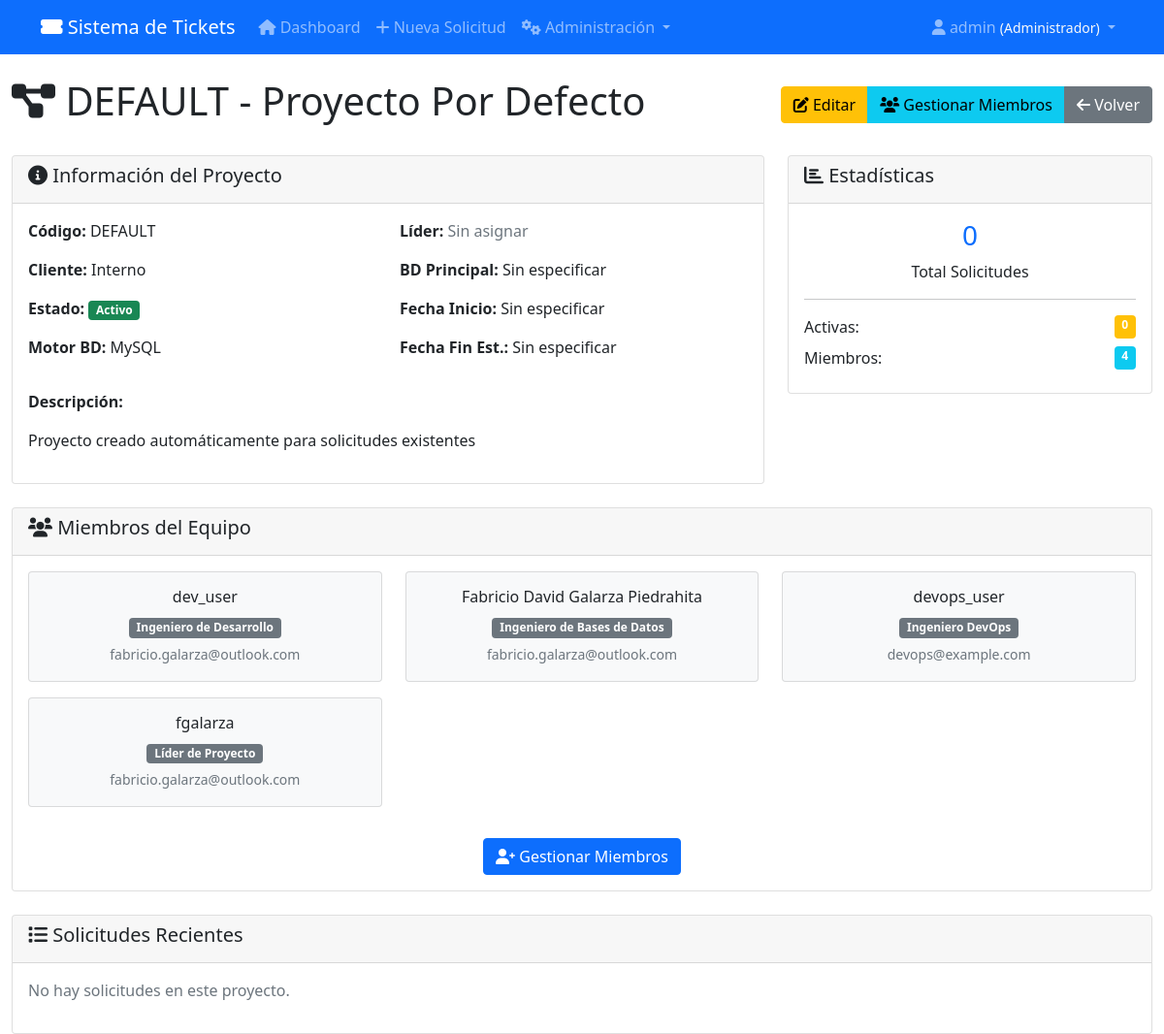
Screenshot of /proyectos/1/ (signed in) with the database file from the repository.
### tickets/models.py (models this page shows, shortened)
class UserProfile(models.Model):
    ROLES = [
        ('dev', 'Ingeniero de Desarrollo'),
        ('db', 'Ingeniero de Bases de Datos'),
        ('devops', 'Ingeniero DevOps'),
        ('admin', 'Administrador'),
        ('lider', 'Líder de Proyecto'),
    ]
    user = models.OneToOneField(User, on_delete=models.CASCADE, related_name='profile')
    role = models.CharField(max_length=10, choices=ROLES, default='dev')
    proyectos_asignados = models.ManyToManyField(Proyecto, blank=True,
                                               related_name='miembros_equipo',
                                               verbose_name="Proyectos Asignados")
    departamento = models.CharField(max_length=100, blank=True, verbose_name="Departamento")
    telefono = models.CharField(max_length=20, blank=True, verbose_name="Teléfono")
    activo = models.BooleanField(default=True, verbose_name="Activo")
    fecha_creacion = models.DateTimeField(auto_now_add=True)

class Proyecto(models.Model):
    nombre = models.CharField(max_length=100, unique=True, verbose_name="Nombre del Proyecto")
    codigo = models.CharField(max_length=20, unique=True, verbose_name="Código del Proyecto",
                             help_text="Código único para identificar el proyecto (ej: PROJ001)")
    descripcion = models.TextField(blank=True, verbose_name="Descripción")
    cliente = models.CharField(max_length=100, blank=True, verbose_name="Cliente")
    lider_proyecto = models.ForeignKey(User, on_delete=models.SET_NULL, null=True, blank=True,
                                      related_name='proyectos_liderados', verbose_name="Líder del Proyecto")
    base_datos_principal = models.CharField(max_length=100, blank=True, verbose_name="Base de Datos Principal")
    motor_bd = models.CharField(max_length=50, choices=[
        ('mysql', 'MySQL'),
        ('postgresql', 'PostgreSQL'),
        ('sqlserver', 'SQL Server'),
        ('oracle', 'Oracle'),
        ('sqlite', 'SQLite')
    ], default='mysql', verbose_name="Motor de Base de Datos")
    ESTADOS_PROYECTO = [
        ('activo', 'Activo'),
        ('en_pausa', 'En Pausa'),
        ('finalizado', 'Finalizado'),
        ('cancelado', 'Cancelado'),
    ]
    estado = models.CharField(max_length=20, choices=ESTADOS_PROYECTO, default='activo', verbose_name="Estado")
    fecha_inicio = models.DateField(null=True, blank=True, verbose_name="Fecha de Inicio")
    fecha_fin_estimada = models.DateField(null=True, blank=True, verbose_name="Fecha de Fin Estimada")
    fecha_creacion = models.DateTimeField(auto_now_add=True, verbose_name="Fecha de Creación")
    fecha_actualizacion = models.DateTimeField(auto_now=True, verbose_name="Última Actualización")
    configuraciones = models.JSONField(default=dict, blank=True, verbose_name="Configuraciones Adicionales",
                                     help_text="Configuraciones específicas del proyecto en formato JSON")
    activo = models.BooleanField(default=True, verbose_name="Activo")
    class Meta:
        verbose_name = "Proyecto"
        verbose_name_plural = "Proyectos"
        ordering = ['nombre']
    def get_solicitudes_activas(self):
        return self.solicitudes.exclude(estado__in=['finalizada', 'cancelada']).count()

### tickets/views.py (the view)
# urls.py: path('proyectos/<int:pk>/', views.detalle_proyecto, name='detalle_proyecto'),
@login_required
def detalle_proyecto(request, pk):
    proyecto = get_object_or_404(Proyecto, pk=pk)
    user_profile = UserProfile.objects.get_or_create(user=request.user)[0]
    if not (user_profile.role == 'admin' or user_profile.puede_gestionar_proyecto(proyecto)):
        messages.error(request, 'No tienes permisos para ver este proyecto.')
        return redirect('dashboard')
    solicitudes = proyecto.solicitudes.all()
    stats = {
        'total_solicitudes': solicitudes.count(),
        'solicitudes_activas': proyecto.get_solicitudes_activas(),
        'solicitudes_por_estado': dict(solicitudes.values('estado').annotate(count=Count('estado')).values_list('estado', 'count')),
        'solicitudes_por_tipo': dict(solicitudes.values('tipo_solicitud').annotate(count=Count('tipo_solicitud')).values_list('tipo_solicitud', 'count')),
    }
    solicitudes_recientes = solicitudes.order_by('-fecha_creacion')[:10]
    miembros = User.objects.filter(profile__proyectos_asignados=proyecto)
    context = {
        'proyecto': proyecto,
        'stats': stats,
        'solicitudes_recientes': solicitudes_recientes,
        'miembros': miembros,
        'puede_editar': user_profile.role == 'admin',
        'user_profile': user_profile,
    }
    return render(request, 'tickets/detalle_proyecto.html', context)

### templates/tickets/detalle_proyecto.html (shortened to what this page needs)
{% extends 'base.html' %}
{% block content %}
<div class="row">
    <div class="col-12">
        <div class="d-flex justify-content-between align-items-center mb-4">
            <h1><i class="fas fa-project-diagram"></i> {{ proyecto.codigo }} - {{ proyecto.nombre }}</h1>
            <div class="btn-group">
                {% if puede_editar %}
                    <a href="{% url 'editar_proyecto' proyecto.pk %}" class="btn btn-warning">
                        <i class="fas fa-edit"></i> Editar
                    </a>
                    <a href="{% url 'asignar_miembros_proyecto' proyecto.pk %}" class="btn btn-info">
                        <i class="fas fa-users"></i> Gestionar Miembros
                    </a>
                {% endif %}
                <a href="{% url 'lista_proyectos' %}" class="btn btn-secondary">
                    <i class="fas fa-arrow-left"></i> Volver
                </a>
            </div>
        </div>
    </div>
</div>
<div class="row mb-4">
    <div class="col-md-8">
        <div class="card">
            <div class="card-header">
                <h5><i class="fas fa-info-circle"></i> Información del Proyecto</h5>
            </div>
            <div class="card-body">
                <div class="row">
                    <div class="col-md-6">
                        <p><strong>Código:</strong> {{ proyecto.codigo }}</p>
                        <p><strong>Cliente:</strong> {{ proyecto.cliente|default:"Sin especificar" }}</p>
                        <p><strong>Estado:</strong>
                            <span class="badge bg-{% if proyecto.estado == 'activo' %}success{% elif proyecto.estado == 'en_pausa' %}warning{% elif proyecto.estado == 'finalizado' %}info{% else %}danger{% endif %}">
                                {{ proyecto.get_estado_display }}
                            </span>
                        </p>
                        <p><strong>Motor BD:</strong> {{ proyecto.get_motor_bd_display }}</p>
                    </div>
                    <div class="col-md-6">
                        <p><strong>Líder:</strong>
                            {% if proyecto.lider_proyecto %}
                                {{ proyecto.lider_proyecto.get_full_name|default:proyecto.lider_proyecto.username }}
                            {% else %}
                                <span class="text-muted">Sin asignar</span>
                            {% endif %}
                        </p>
                        <p><strong>BD Principal:</strong> {{ proyecto.base_datos_principal|default:"Sin especificar" }}</p>
                        <p><strong>Fecha Inicio:</strong> {{ proyecto.fecha_inicio|date:"d/m/Y"|default:"Sin especificar" }}</p>
                        <p><strong>Fecha Fin Est.:</strong> {{ proyecto.fecha_fin_estimada|date:"d/m/Y"|default:"Sin especificar" }}</p>
                    </div>
                </div>
                {% if proyecto.descripcion %}
                <div class="mt-3">
                    <strong>Descripción:</strong>
                    <p class="mt-2">{{ proyecto.descripcion|linebreaks }}</p>
                </div>
                {% endif %}
            </div>
        </div>
    </div>
    <div class="col-md-4">
        <div class="card">
            <div class="card-header">
                <h5><i class="fas fa-chart-bar"></i> Estadísticas</h5>
            </div>
            <div class="card-body">
                <div class="text-center mb-3">
                    <h3 class="text-primary">{{ stats.total_solicitudes }}</h3>
                    <p class="mb-0">Total Solicitudes</p>
                </div>
                <hr>
                <div class="d-flex justify-content-between mb-2">
                    <span>Activas:</span>
                    <span class="badge bg-warning">{{ stats.solicitudes_activas }}</span>
                </div>
                <div class="d-flex justify-content-between mb-2">
                    <span>Miembros:</span>
                    <span class="badge bg-info">{{ miembros.count }}</span>
                </div>
            </div>
        </div>
    </div>
</div>
<div class="row mb-4">
    <div class="col-12">
        <div class="card">
            <div class="card-header">
                <h5><i class="fas fa-users"></i> Miembros del Equipo</h5>
            </div>
            <div class="card-body">
                {% if miembros %}
                    <div class="row">
                        {% for miembro in miembros %}
                        <div class="col-md-4 mb-3">
                            <div class="card bg-light">
                                <div class="card-body text-center">
                                    <h6>{{ miembro.get_full_name|default:miembro.username }}</h6>
                                    <p class="mb-1">
                                        <span class="badge bg-secondary">{{ miembro.profile.get_role_display }}</span>
                                    </p>
                                    <small class="text-muted">{{ miembro.email|default:"Sin email" }}</small>
                                </div>
                            </div>
                        </div>
                        {% endfor %}
                    </div>
                {% else %}
                    <p class="text-muted">No hay miembros asignados a este proyecto.</p>
                {% endif %}
                {% if puede_editar %}
                <div class="text-center mt-3">
                    <a href="{% url 'asignar_miembros_proyecto' proyecto.pk %}" class="btn btn-primary">
                        <i class="fas fa-user-plus"></i> Gestionar Miembros
                    </a>
                </div>
                {% endif %}
            </div>
        </div>
    </div>
</div>
<div class="row">
    <div class="col-12">
        <div class="card">
            <div class="card-header">
                <h5><i class="fas fa-list"></i> Solicitudes Recientes</h5>
            </div>
            <div class="card-body">
                {% if solicitudes_recientes %}
                    <div class="table-responsive">
                        <table class="table table-hover">
                            <thead>
                                <tr>
                                    <th>#</th>
                                    <th>Tipo</th>
                                    <th>Usuario</th>
                                    <th>Estado</th>
                                    <th>Fecha</th>
                                    <th>Acciones</th>
                                </tr>
                            </thead>
                            <tbody>
                                {% for solicitud in solicitudes_recientes %}
                                <tr>
                                    <td>{{ solicitud.id }}</td>
                                    <td>{{ solicitud.get_tipo_solicitud_display }}</td>
                                    <td>{{ solicitud.usuario.username }}</td>
                                    <td>
                                        <span class="badge bg-{% if solicitud.estado == 'finalizada' %}success{% elif solicitud.estado == 'registrada' %}warning{% else %}info{% endif %}">
                                            {{ solicitud.get_estado_display }}
                                        </span>
                                    </td>
                                    <td>{{ solicitud.fecha_creacion|date:"d/m/Y H:i" }}</td>
                                    <td>
                                        <a href="{% url 'detalle_solicitud' solicitud.pk %}" class="btn btn-sm btn-outline-primary">
                                            Ver
                                        </a>
                                    </td>
                                </tr>
                                {% endfor %}
                            </tbody>
                        </table>
                    </div>
                    <div class="text-center mt-3">
                        <a href="{% url 'dashboard' %}?proyecto={{ proyecto.pk }}" class="btn btn-primary">
                            Ver Todas las Solicitudes
                        </a>
                    </div>
                {% else %}
                    <p class="text-muted">No hay solicitudes en este proyecto.</p>
                {% endif %}
            </div>
        </div>
    </div>
</div>
{% endblock %}

### templates/base.html (shortened to what this page needs)
<!DOCTYPE html>
<html lang="es">
<head>
    <link href="https://cdn.jsdelivr.net/npm/bootstrap@5.1.3/dist/css/bootstrap.min.css" rel="stylesheet">
    <link href="https://cdnjs.cloudflare.com/ajax/libs/font-awesome/6.0.0/css/all.min.css" rel="stylesheet">
</head>
<body>
    <nav class="navbar navbar-expand-lg navbar-dark bg-primary">
        <div class="container">
            <a class="navbar-brand" href="{% url 'dashboard' %}">
                <i class="fas fa-ticket-alt"></i> Sistema de Tickets
            </a>
            {% if user.is_authenticated %}
            <div class="collapse navbar-collapse" id="navbarNav">
                <ul class="navbar-nav me-auto">
                    <li class="nav-item">
                        <a class="nav-link" href="{% url 'dashboard' %}">
                            <i class="fas fa-home"></i> Dashboard
                        </a>
                    </li>
                    <li class="nav-item">
                        <a class="nav-link" href="{% url 'crear_solicitud' %}">
                            <i class="fas fa-plus"></i> Nueva Solicitud
                        </a>
                    </li>
                    {% if user.profile.role == 'admin' %}
                    <li class="nav-item dropdown">
                        <a class="nav-link dropdown-toggle" href="#" id="adminDropdown" role="button" data-bs-toggle="dropdown">
                            <i class="fas fa-cogs"></i> Administración
                        </a>
                    </li>
                    {% else %}
                    <li class="nav-item">
                        <a class="nav-link" href="{% url 'lista_proyectos' %}">
                            <i class="fas fa-project-diagram"></i> Mis Proyectos
                        </a>
                    </li>
                    {% endif %}
                </ul>
                <ul class="navbar-nav">
                    <li class="nav-item dropdown">
                        <a class="nav-link dropdown-toggle" href="#" id="navbarDropdown" role="button" data-bs-toggle="dropdown">
                            <i class="fas fa-user"></i> {{ user.username }}
                            {% if user.profile %}
                                <small class="text-light">({{ user.profile.get_role_display }})</small>
                            {% endif %}
                        </a>
                    </li>
                </ul>
            </div>
            {% endif %}
        </div>
    </nav>
    <main class="container-fluid mt-4">
        {% block content %}{% endblock %}
    </main>
</body>
</html>

### rows the page displays
Proyecto: codigo "DEFAULT", nombre "Proyecto Por Defecto", cliente "Interno", estado "Activo", motor_bd "MySQL", base_datos_principal "Sin especificar", fecha_inicio "Sin especificar", fecha_fin_estimada "Sin especificar", descripcion "Proyecto creado automáticamente para solicitudes existentes"

### other values shown
{{ user.username }} "admin"
{{ user.profile.get_role_display }} "Administrador"
{{ stats.total_solicitudes }} "0"
{{ stats.solicitudes_activas }} "0"
{{ miembros.count }} "4"
{{ miembro.get_full_name|default:miembro.username }} "dev_user"
{{ miembro.profile.get_role_display }} "Ingeniero de Desarrollo"
{{ miembro.email|default:"Sin email" }} "fabricio.galarza@outlook.com"
{{ miembro.get_full_name|default:miembro.username }} "Fabricio David Galarza Piedrahita"
{{ miembro.profile.get_role_display }} "Ingeniero de Bases de Datos"
{{ miembro.get_full_name|default:miembro.username }} "devops_user"
{{ miembro.profile.get_role_display }} "Ingeniero DevOps"
{{ miembro.email|default:"Sin email" }} "devops@example.com"
{{ miembro.get_full_name|default:miembro.username }} "fgalarza"
{{ miembro.profile.get_role_display }} "Líder de Proyecto"
